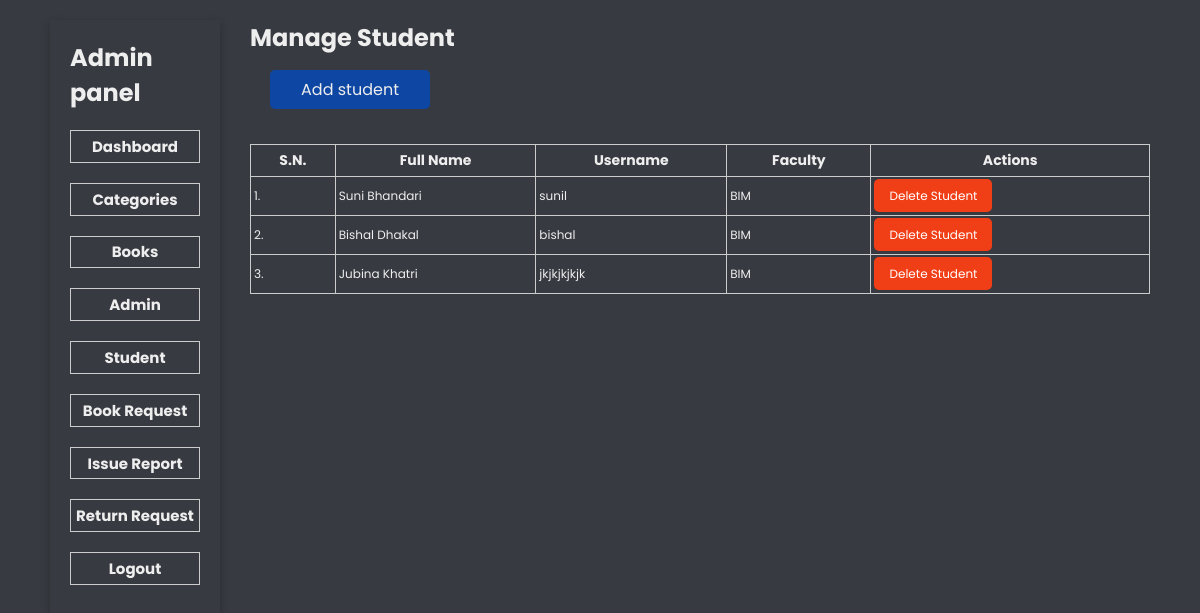
Screenshot of /admin/manage-student.php (signed in) with the database file from the repository.
### tables this page shows
CREATE TABLE `student` (
  `id` int(10) UNSIGNED NOT NULL,
  `fullname` varchar(100) NOT NULL,
  `username` varchar(100) NOT NULL,
  `image` varchar(255) NOT NULL,
  `email` varchar(100) NOT NULL,
  `phone` varchar(100) NOT NULL,
  `password` varchar(100) NOT NULL,
  `faculty` varchar(100) NOT NULL
);

### admin/manage-student.php (the view, shortened to what this page needs)
<?php include('partials/sidebar.php'); ?>
        <div class="ok">
            <h1>Manage Student</h1>
        <div class="right">
        <br>
        <a  class="add" href="<?php echo SITEURL; ?>admin/add-student.php">Add student </a>
        <table class="tbl-head">
            <tr>
                <th>S.N.</th>
                <th>Full Name</th>
                <th>Username</th>
                <th>Faculty</th>
                <th>Actions</th>
            </tr>
            <?php
            $sql = "SELECT * FROM student";
            $res = mysqli_query($con, $sql);
            if ($res) {
                $row = mysqli_num_rows($res);
                $sn = 1;
                if ($row > 0) {
                    while ($row = mysqli_fetch_assoc($res)) {
                        $id = $row['id'];
                        $full_name = $row['fullname'];
                        $username = $row['username'];
                        $faculty= $row['faculty'];
            ?>
                        <tr>
                            <td><?php echo $sn++; ?>.</td>
                            <td><?php echo $full_name; ?></td>
                            <td><?php echo $username; ?></td>
                            <td><?php echo $faculty; ?></td>
                            <td colspan="">
                                <a class="btn-danger" href="<?php echo SITEURL; ?>admin/delete-student.php?id=<?php echo $id ?>"> Delete Student</a>
                            </td>
                        </tr>
            <?php
                    }
                } else {
                }
            }
            ?>
        </table>
    </div>
</div>

### css/admin.css (style rules this page uses)
* { padding: 0; margin: 0; box-sizing: border-box; text-decoration: none; color: #eeeeee; list-style: none; }
body { height: 100vh; font-family: "Poppins", sans-serif; display: flex; flex-direction: column; background-color: #373a40; }
.right { display: flex; flex-wrap: wrap; gap: 20px; }
.ok .add { display: block; background-color: #0e46a3; padding: 7px 12px; border-radius: 5px; width: 160px; text-align: center; margin: 15px 0; }
.tbl-head { border: 1px solid #ccc; padding: 20px; border-collapse: collapse; width: 900px; }
.tbl-head th { border-bottom: 1px solid #ccc; border-right: 1px solid #ccc; padding: 5px; font-size: 14px; }
.tbl-head tr td { padding: 10px 3px; border-bottom: 1px solid #ccc; border-right: 1px solid #ccc; font-size: 12px; }
.btn-danger { background-color: rgb(240, 63, 23); color: #fff; border: none; width: 150px; margin-top: 15px; padding: 8px 15px; border-radius: 5px; }

### rows the page displays
student: fullname "Suni Bhandari", username "sunil", faculty "BIM"
student: fullname "Bishal Dhakal", username "bishal", faculty "BIM"
student: fullname "Jubina Khatri", username "jkjkjkjkjk", faculty "BIM"
